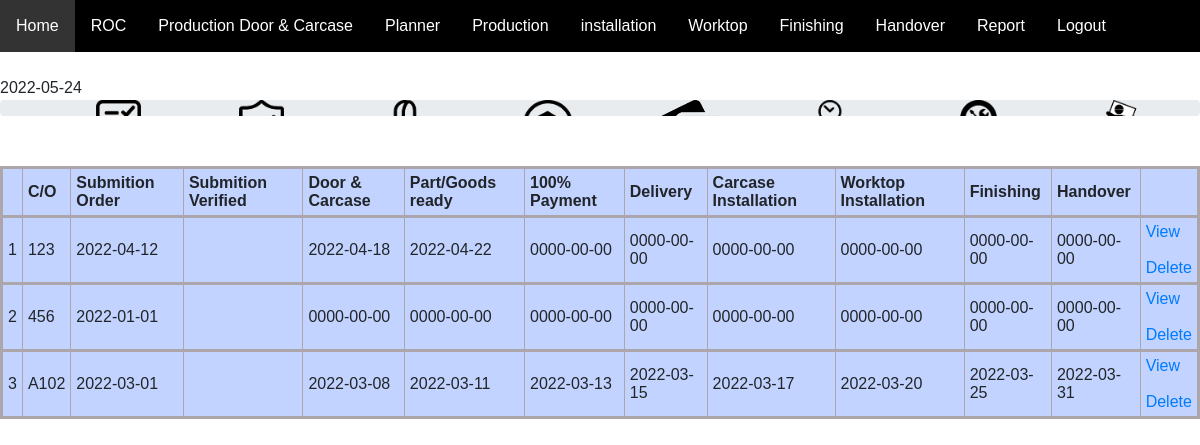
Before: /ifkitchen/tarikh.php with the older database file.
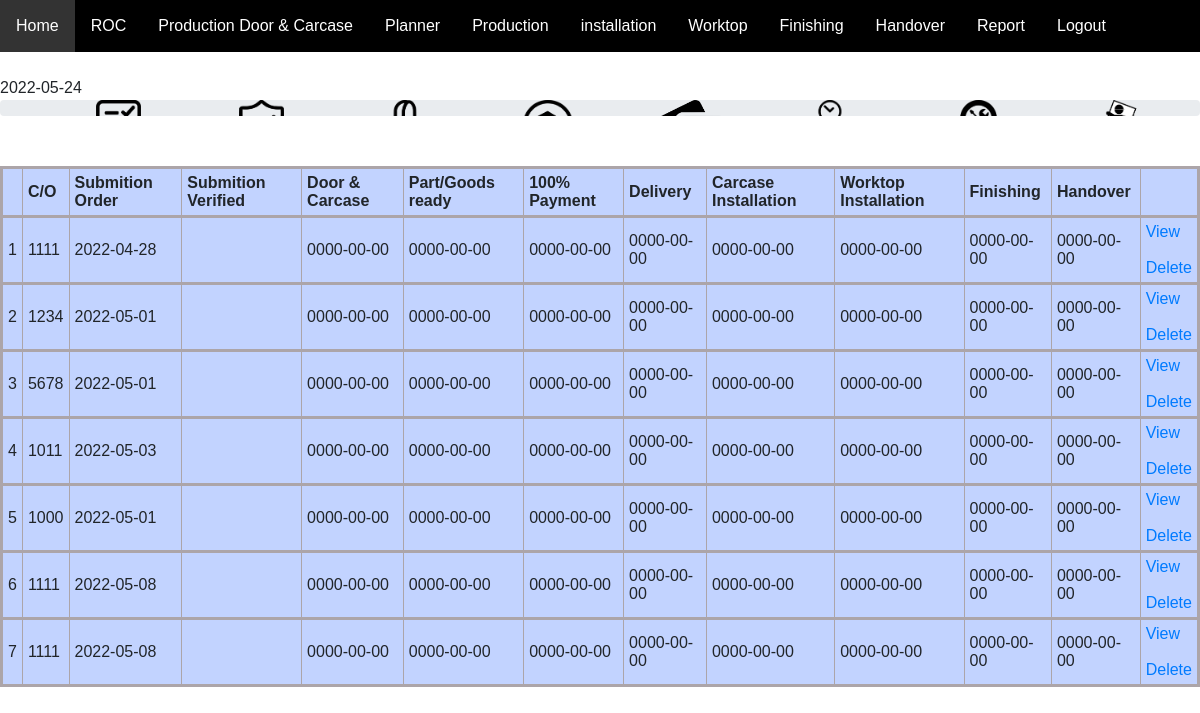
After: the same page with the newer database file.
### tables this page shows
CREATE TABLE `progress` (
  `idprogress` int(10) NOT NULL,
  `customerno` text NOT NULL,
  `sorder` date NOT NULL,
  `sverify` date NOT NULL,
  `door_carcase` date NOT NULL,
  `part_goods` date NOT NULL,
  `payment` date NOT NULL,
  `delivery` date NOT NULL,
  `carcase_installation` date NOT NULL,
  `worktop_installation` date NOT NULL,
  `finishing` date NOT NULL,
  `handover` date NOT NULL
);

### ifkitchen/tarikh.php (the view, shortened to what this page needs)
<html>
<head>
      <?php include('navbar.php');?>
      <link rel="stylesheet" type="text/css" href="progress.css">
      <link rel="stylesheet" type="text/css" href="style.css">
      <link rel="stylesheet"  href="https://stackpath.bootstrapcdn.com/font-awesome/4.7.0/css/font-awesome.min.css">
    </head>
<body>
        <?php
            $sorder = new DateTime();
            echo $sorder->format('Y-m-d');
           ?>
   <div class="progress">
                <ul class="probar">
            <li>
                <img src="submitorder.png" ><br>
            </li>
            <li>
                <img src="verify.png"><br>
            </li>
            <li>
                <img src="door.png"><br>
            </li>
            <li>
                <img src="goods.png"><br>
            </li>
            <li>
                <img src="payment.png"><br>
            </li>
            <li>
                <img src="delivery.png"><br>
            </li>
            <li>
                <img src="carcaseinstallation.png"><br>
            </li>
            <li>
                <img src="worktop.png"><br>
            </li>
        </ul>
    </div>
    <table border="1" cellpadding="5" align="center">
               <tr>
                    <th><b></b></th>
                    <th><b>C/O</b></th>
                    <th><b>Submition Order</b></th>
                    <th><b>Submition Verified</b></th>
                    <th><b>Door & Carcase</b></th>
                    <th><b>Part/Goods ready</b></th>
                    <th><b>100% Payment</b></th>
                    <th><b>Delivery</b></th>
                    <th><b>Carcase Installation</b></th>
                    <th><b>Worktop Installation</b></th>
                    <th><b>Finishing</b></th>
                    <th><b>Handover</b></th>
                    <th><b></b></th>
               </tr>
               <?php
			$i = 1;
			include 'connection.php';
			$qry = $conn->query("SELECT * FROM progress ");
			while($row=$qry->fetch_assoc()):
			 ?>
		  <tbody>
		  <tr>
		  <td><?php echo $i++ ?></td>
          <td><?php echo $row['customerno'];?></td>
		  <td><?php echo $row['sorder'];?></td>
		  <td><a href= "productiondoor.php"=<?php echo $row['sverify'];?></td>
		  <td><?php echo $row['door_carcase'];?></td>
		  <td><?php echo $row['part_goods'];?></td>
          <td><?php echo $row['payment'];?></td>
          <td><?php echo $row['delivery'];?></td>
          <td><?php echo $row['carcase_installation'];?></td>
          <td><?php echo $row['worktop_installation'];?></td>
          <td><?php echo $row['finishing'];?></td>
          <td><?php echo $row['handover'];?></td>
		  <td>
                <a href= "view.php?idprogress=<?php echo $row['idprogress'];?>">View</a>
                <br><br>
				<a href="delete.php?uid=<?php echo $row['idprogress'];?>" onclick=" return confirm ('Are you sure to delete this user?')">Delete</a>
		  </td>
        </tr>
			<?php endwhile; ?>
		</tbody>
	</table>

Changed rows visible on the page:
removed progress: customerno "123", sorder "2022-04-12", door_carcase "2022-04-18", part_goods "2022-04-22", payment "0000-00-00", delivery "0000-00-00", carcase_installation "0000-00-00", worktop_installation "0000-00-00", finishing "0000-00-00", handover "0000-00-00"
removed progress: customerno "456", sorder "2022-01-01", door_carcase "0000-00-00", part_goods "0000-00-00", payment "0000-00-00", delivery "0000-00-00", carcase_installation "0000-00-00", worktop_installation "0000-00-00", finishing "0000-00-00", handover "0000-00-00"
removed progress: customerno "A102", sorder "2022-03-01", door_carcase "2022-03-08", part_goods "2022-03-11", payment "2022-03-13", delivery "2022-03-15", carcase_installation "2022-03-17", worktop_installation "2022-03-20", finishing "2022-03-25", handover "2022-03-31"
added progress: customerno "1111", sorder "2022-04-28", door_carcase "0000-00-00", part_goods "0000-00-00", payment "0000-00-00", delivery "0000-00-00", carcase_installation "0000-00-00", worktop_installation "0000-00-00", finishing "0000-00-00", handover "0000-00-00"
added progress: customerno "1234", sorder "2022-05-01", door_carcase "0000-00-00", part_goods "0000-00-00", payment "0000-00-00", delivery "0000-00-00", carcase_installation "0000-00-00", worktop_installation "0000-00-00", finishing "0000-00-00", handover "0000-00-00"
added progress: customerno "5678", sorder "2022-05-01", door_carcase "0000-00-00", part_goods "0000-00-00", payment "0000-00-00", delivery "0000-00-00", carcase_installation "0000-00-00", worktop_installation "0000-00-00", finishing "0000-00-00", handover "0000-00-00"
added progress: customerno "1011", sorder "2022-05-03", door_carcase "0000-00-00", part_goods "0000-00-00", payment "0000-00-00", delivery "0000-00-00", carcase_installation "0000-00-00", worktop_installation "0000-00-00", finishing "0000-00-00", handover "0000-00-00"
added progress: customerno "1000", sorder "2022-05-01", door_carcase "0000-00-00", part_goods "0000-00-00", payment "0000-00-00", delivery "0000-00-00", carcase_installation "0000-00-00", worktop_installation "0000-00-00", finishing "0000-00-00", handover "0000-00-00"
added progress: customerno "1111", sorder "2022-05-08", door_carcase "0000-00-00", part_goods "0000-00-00", payment "0000-00-00", delivery "0000-00-00", carcase_installation "0000-00-00", worktop_installation "0000-00-00", finishing "0000-00-00", handover "0000-00-00"
added progress: customerno "1111", sorder "2022-05-08", door_carcase "0000-00-00", part_goods "0000-00-00", payment "0000-00-00", delivery "0000-00-00", carcase_installation "0000-00-00", worktop_installation "0000-00-00", finishing "0000-00-00", handover "0000-00-00"
